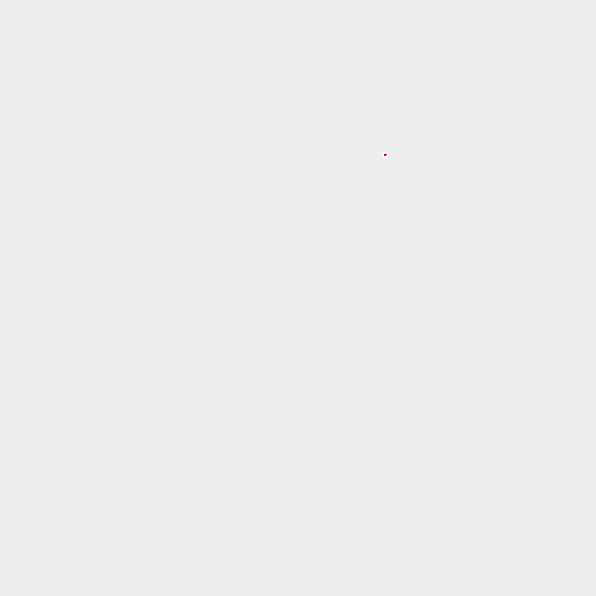
Frame 1 (no input)
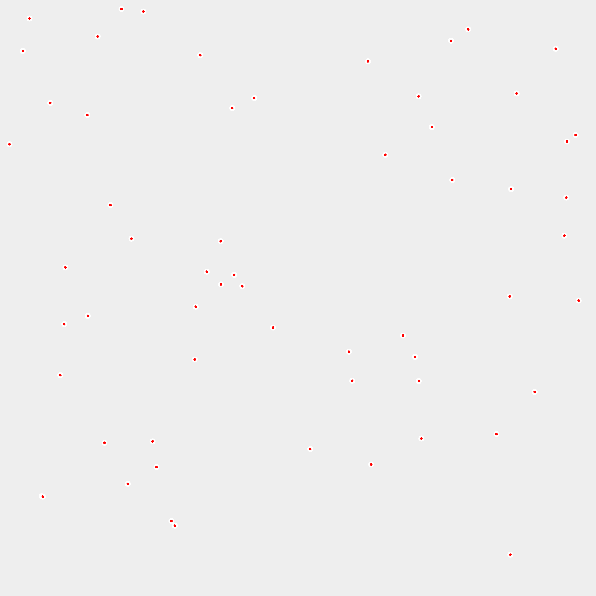
Frame 60 (the mouse pressed at the canvas centre just before this capture)
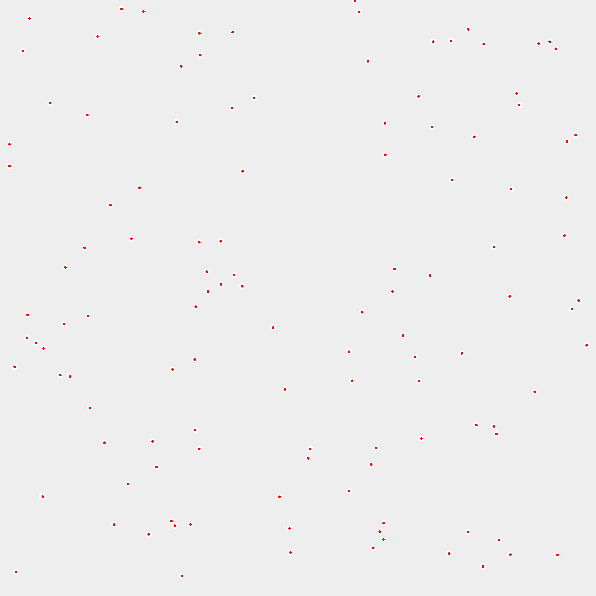
Frame 120 (the mouse held since frame 60 and released just before this capture)

The Processing sketch that drew these frames (run headless with seeded random() and noise(); from frame 60 on, the mouse is pressed at the canvas centre):

// Processing sketch: build
// ── build.pde
/*
 * © thedotisblack
 * Type of images and sizes -> part_02
 * Transparent & Large Images
 */

PGraphics img;
int w = 3508;
int h = 3508;

void setup() {
  size(596, 596); // -> 297x297mm @ 72ppi
  // size(2448, 3508); // -> A4 @ 300ppi -> 2448x3508px
  img = createGraphics(w, h);
}

void draw() {
  background(#eeeeee);
  img.beginDraw();
  img.stroke(255);
  img.strokeWeight(10);
  img.fill(255, 0, 0);
  img.ellipse(random(img.width), random(img.height), 25, 25);
  img.endDraw();

  // please show me smth and scale it down to the display window
  image(img, 0, 0, width, height);
}

void keyPressed() {
  if (key == 's') {
    String timestamp = year()+"."+month()+"."+day()+"_"+hour()+"."+minute()+"."+second();
    // PGraphics does not work with saveFrame ... !
    img.save("images/" + timestamp + "_##.png");
    println("saved!");
  }
}
